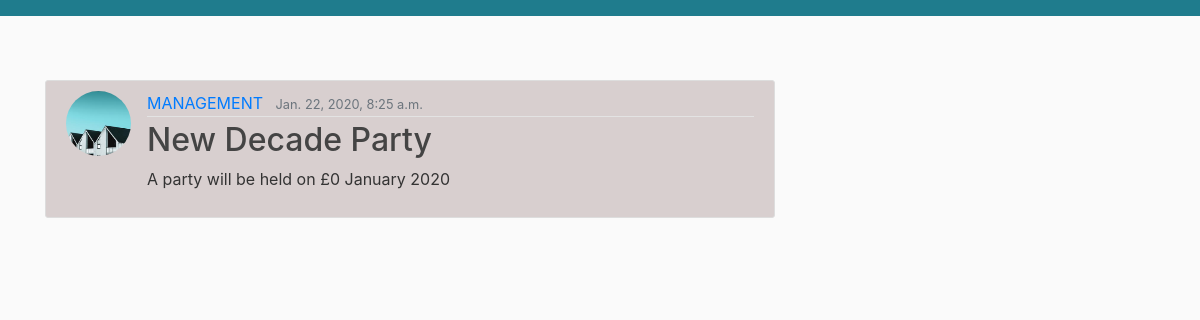
Screenshot of /post/11/ with the database file from the repository.
### project/models.py (models this page shows, shortened)
class Post(models.Model):
    title = models.CharField(max_length=50)
    content = models.TextField()
    date_posted = models.DateTimeField(default=timezone.now)
    Personel = models.ForeignKey(User, on_delete=models.CASCADE)

### users/models.py (models this page shows, shortened)
class Profile(models.Model):
    user = models.OneToOneField(User, on_delete=models.CASCADE)
    image = models.ImageField(default='default.jpg', upload_to='profile_pics')

### project/views.py (the view)
# urls.py: path('post/<int:pk>/', PostDetailView.as_view(), name='post_detail'),
class PostDetailView(DetailView):
    model = Post

### project/templates/project/post_detail.html
{% extends "project/base.html"%}
{% block content %}
    <article class="media content-section">
      <img class="rounded-circle article-img" src="{{ object.Personel.profile.image.url }}">
            <div class="media-body">
              <div class="article-metadata">
                <a class="mr-2" href="#">{{ object.Personel }}</a>
                <small class="text-muted">{{ object.date_posted }}</small>
              </div>
              <h2 class="article-title">{{ object.title }}</h2>
              <p class="article-content">{{ object.content }}</p>
            </div>
          </article>
{% endblock content %}

### project/static/project/main.css (style rules this page uses)
body { background: #fafafa; color: #333333; margin-top: 5rem; }
h1, h2, h3, h4, h5, h6 { color: #444444; }
.content-section { background: #d8cfcf; padding: 10px 20px; border: 1px solid #dddddd; border-radius: 3px; margin-bottom: 20px; }
.article-title { color: #444444; }
.article-content { white-space: pre-line; }
.article-img { height: 65px; width: 65px; margin-right: 16px; }
.article-metadata { padding-bottom: 1px; margin-bottom: 4px; border-bottom: 1px solid #e3e3e3 }

### rows the page displays
Post: Personel.profile.image (picture), Personel "MANAGEMENT", date_posted "Jan. 22, 2020, 8:25 a.m.", title "New Decade Party", content "A party will be held on £0 January 2020"
